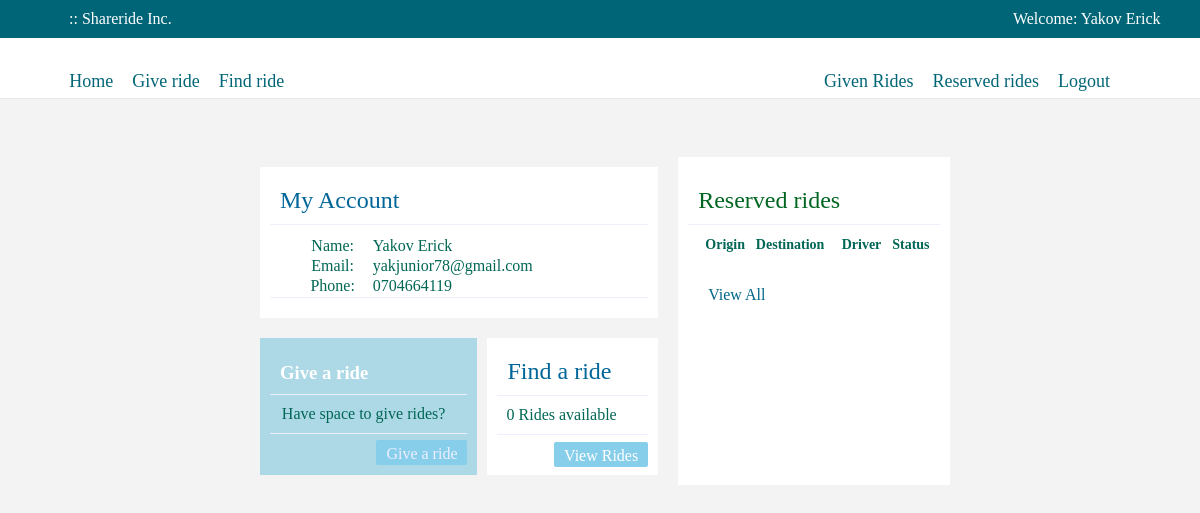
/user-account.php (signed in), run on the app's committed database.
### tables this page shows
CREATE TABLE `users_table` (
  `userID` int(11) NOT NULL,
  `fname` varchar(100) NOT NULL,
  `lname` varchar(100) NOT NULL,
  `email` varchar(100) NOT NULL,
  `password` varchar(100) NOT NULL,
  `phone` varchar(100) NOT NULL,
  `userStatus` enum('Y','N') NOT NULL DEFAULT 'N',
  `tokenCode` varchar(100) NOT NULL
);

### user_class.php (called while the page is built, shortened)
<?php
class USER
{
	private $conn;
	public function __construct()
	{
		$database = new Database();
		$db = $database->dbConnection();
		$this->conn = $db;
    }
	public function runQuery($sql)
	{
		$stmt = $this->conn->prepare($sql);
		return $stmt;
	}
}

### user-account.php (the view, shortened to what this page needs)
<?php
require_once 'user_class.php';
$user_home = new USER();
$stmt = $user_home->runQuery("SELECT * FROM users_table WHERE userID=:uid");
$stmt->execute(array(":uid"=>$_SESSION['userSession']));
$row = $stmt->fetch(PDO::FETCH_ASSOC);
?>
<!DOCTYPE html>
<html>
<head>
	<link rel="stylesheet" href="assets/css/demo.css">
	<link rel="stylesheet" href="assets/css/style.css">
</head>
	<header>
        <div class="col-md-6">
            <h1>:: Shareride Inc.</h1>
        </div>
        <div class="col-md-6">
            <p class="p-welcome" style="float: right; margin-right: 5%; color: white;">Welcome: <?php echo $row['fname']. ' ' .$row['lname']; ?></p>
        </div>
    </header>
    <div class="main-menu">
        <div class="col-md-6 left-menu">
            <ul>
                <li><a href="user-account.php">Home</a></li>
                <li><a href="give-ride.php" class="form-facebook-button">Give ride</a></li>
                <li><a href="all-rides.php" class="form-facebook-button">Find ride</a></li>
            </ul>
        </div>
        <div class="col-md-6">
            <div class="row">
                <div class="col-md-12">
                    <div class="menu-left">
                        <ul>
                            <li><a href="given-rides.php" class="form-facebook-button">Given Rides</a></li>
                            <li><a href="reserved-rides.php" class="form-facebook-button">Reserved rides</a></li>
                            <li><a href="logout.php" class="form-facebook-button">Logout</a></li>
                        </ul>
                    </div>
                </div>
            </div>
        </div>
    </div>
    <div class="row-view">
        <div class="column-view leftone">
            <div class="rider-options">
                <div class="optionone optione1">
                    <div class="option-header">
                        <h2>My Account</h2>
                    </div>
                    <div class="option-content">
                        <table class="profile-table" style="width: 100%;">
                            <tr>
                                <th style="font-weight: lighter;">Name:</td>
                                <td><?php echo $row['fname'] . ' ' .$row['lname'] ?></td>
                            </tr>
                            <tr>
                                <th style="font-weight: lighter;">Email:</td>
                                <td><?php echo $row['email'] ?></td>
                            </tr>
                            <tr>
                                <th style="font-weight: lighter;">Phone:</td>
                                <td><?php echo $row['phone'] ?></td>
                            </tr>
                        </table>
                    </div>
                </div>
            </div>
            <div class="rider-options">
                <div class="optionone optione2">
                    <div class="option-header">
                        <h3>Give a ride</h3>
                    </div>
                    <div class="option-content">
                        <p>Have space to give rides?</p>
                    </div>
                    <div class="option-footer">
                        <a href="give-ride.php">Give a ride</a>
                    </div>
                </div>
                <div class="optionone optione1">
                    <div class="option-header">
                        <h2>Find a ride</h2>
                    </div>
                    <div class="option-content">
                        <?php
                            $userid = $row['userID'];
                            $stmt1 = $user_home -> runQuery("select * from riders_table where ride_status = '0' and driver_id != $userid");
                            $stmt1->execute();
                            $rowcount = $stmt1 -> rowCount();
                        ?>
                        <p> <?php echo $rowcount; ?> Rides available</p>
                    </div>
                    <div class="option-footer">
                        <div class="option-footer">
                            <a href="all-rides.php">View Rides</a>
                        </div>
                    </div>
                </div>
            </div>
        </div>
        <div class="column-view rightone">
            <div class="option-header">
                <h2>Reserved rides</h2>
            </div>
             <div class="option-content">
                <table class="table-confirmed">
                        <tr class="table-head">
                            <td>Origin</td>
                            <td>Destination</td>
                            <td>Driver</td>
                            <td>Status</td>
                        </tr>
                </table>
            </div>
            <div class="option-footer">
                <a href="reserved-rides.php">View All</a>
            </div>
        </div>
    </div>
</body>
</html>

### assets/css/style.css (style rules this page uses)
html { background-color: #f3f3f3; }

### data on the page
users_table: fname "Yakov", lname "Erick", email "yakjunior78@gmail.com", phone "0704664119"

### other printed values
$rowcount "0"
